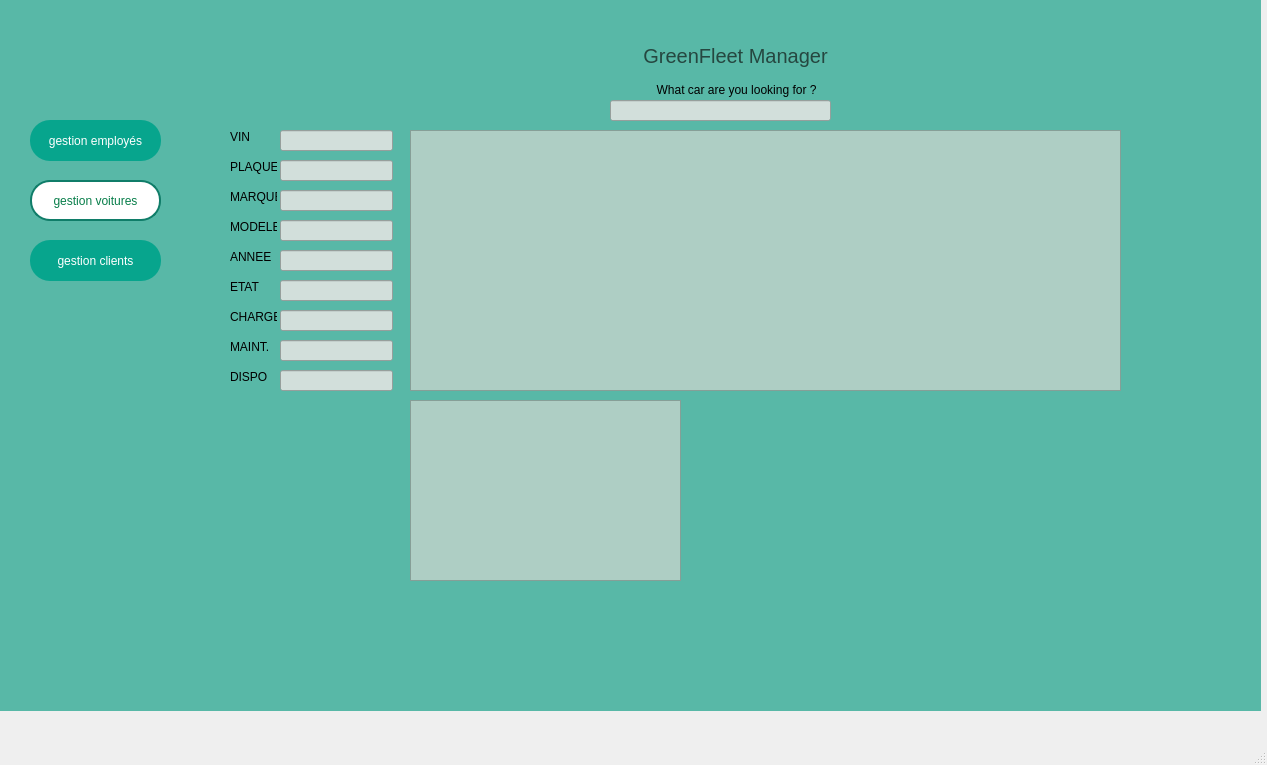
<?xml version="1.0" encoding="UTF-8"?>
<ui version="4.0">
 <class>GestionVehiculesElectriques</class>
 <widget class="QMainWindow" name="GestionVehiculesElectriques">
  <property name="geometry">
   <rect>
    <x>0</x>
    <y>0</y>
    <width>1267</width>
    <height>765</height>
   </rect>
  </property>
  <property name="windowTitle">
   <string>GestionVehiculesElectriques</string>
  </property>
  <property name="autoFillBackground">
   <bool>false</bool>
  </property>
  <property name="styleSheet">
   <string notr="true"/>
  </property>
  <widget class="QWidget" name="centralwidget">
   <widget class="QTableView" name="TableVehiculesElectriques">
    <property name="geometry">
     <rect>
      <x>410</x>
      <y>130</y>
      <width>711</width>
      <height>261</height>
     </rect>
    </property>
    <property name="styleSheet">
     <string notr="true">background-color:rgb(174, 206, 196);</string>
    </property>
   </widget>
   <widget class="QLabel" name="label">
    <property name="geometry">
     <rect>
      <x>230</x>
      <y>130</y>
      <width>47</width>
      <height>14</height>
     </rect>
    </property>
    <property name="text">
     <string>VIN</string>
    </property>
   </widget>
   <widget class="QLabel" name="label_2">
    <property name="geometry">
     <rect>
      <x>230</x>
      <y>160</y>
      <width>47</width>
      <height>14</height>
     </rect>
    </property>
    <property name="text">
     <string>PLAQUE</string>
    </property>
   </widget>
   <widget class="QLabel" name="label_3">
    <property name="geometry">
     <rect>
      <x>230</x>
      <y>190</y>
      <width>47</width>
      <height>14</height>
     </rect>
    </property>
    <property name="text">
     <string>MARQUE</string>
    </property>
   </widget>
   <widget class="QLabel" name="label_4">
    <property name="geometry">
     <rect>
      <x>230</x>
      <y>220</y>
      <width>47</width>
      <height>14</height>
     </rect>
    </property>
    <property name="text">
     <string>MODELE</string>
    </property>
   </widget>
   <widget class="QLabel" name="label_5">
    <property name="geometry">
     <rect>
      <x>230</x>
      <y>280</y>
      <width>47</width>
      <height>14</height>
     </rect>
    </property>
    <property name="text">
     <string>ETAT</string>
    </property>
   </widget>
   <widget class="QLabel" name="label_6">
    <property name="geometry">
     <rect>
      <x>230</x>
      <y>250</y>
      <width>47</width>
      <height>14</height>
     </rect>
    </property>
    <property name="text">
     <string>ANNEE</string>
    </property>
   </widget>
   <widget class="QLabel" name="label_7">
    <property name="geometry">
     <rect>
      <x>230</x>
      <y>310</y>
      <width>47</width>
      <height>14</height>
     </rect>
    </property>
    <property name="text">
     <string>CHARGE</string>
    </property>
   </widget>
   <widget class="QLabel" name="label_8">
    <property name="geometry">
     <rect>
      <x>230</x>
      <y>370</y>
      <width>47</width>
      <height>14</height>
     </rect>
    </property>
    <property name="text">
     <string>DISPO</string>
    </property>
   </widget>
   <widget class="QLabel" name="label_9">
    <property name="geometry">
     <rect>
      <x>230</x>
      <y>340</y>
      <width>47</width>
      <height>14</height>
     </rect>
    </property>
    <property name="text">
     <string>MAINT.</string>
    </property>
   </widget>
   <widget class="QPushButton" name="AjouterVoitureBouton">
    <property name="geometry">
     <rect>
      <x>1129</x>
      <y>130</y>
      <width>61</width>
      <height>51</height>
     </rect>
    </property>
    <property name="styleSheet">
     <string notr="true">border-radius:15px;
background-color: qlineargradient(spread:pad, x1:0, y1:0, x2:1, y2:1, stop:0 rgba(0, 0, 0, 0), stop:1 rgba(255, 255, 255, 0));</string>
    </property>
    <property name="text">
     <string/>
    </property>
    <property name="icon">
     <iconset resource="resources.qrc">
      <normaloff>:/pics/BG/green-add-button-12023.png</normaloff>:/pics/BG/green-add-button-12023.png</iconset>
    </property>
    <property name="iconSize">
     <size>
      <width>36</width>
      <height>36</height>
     </size>
    </property>
   </widget>
   <widget class="QPushButton" name="SupprimerVoitureBouton">
    <property name="geometry">
     <rect>
      <x>1130</x>
      <y>250</y>
      <width>61</width>
      <height>51</height>
     </rect>
    </property>
    <property name="styleSheet">
     <string>border-radius:15px;
background-color: qlineargradient(spread:pad, x1:0, y1:0, x2:1, y2:1, stop:0 rgba(0, 0, 0, 0), stop:1 rgba(255, 255, 255, 0));</string>
    </property>
    <property name="text">
     <string/>
    </property>
    <property name="icon">
     <iconset resource="resources.qrc">
      <normaloff>:/pics/BG/trash-bin-red-circle-button-20567 (1).png</normaloff>:/pics/BG/trash-bin-red-circle-button-20567 (1).png</iconset>
    </property>
    <property name="iconSize">
     <size>
      <width>36</width>
      <height>36</height>
     </size>
    </property>
   </widget>
   <widget class="QPushButton" name="ModifierVoitureBouton">
    <property name="geometry">
     <rect>
      <x>1130</x>
      <y>190</y>
      <width>61</width>
      <height>51</height>
     </rect>
    </property>
    <property name="styleSheet">
     <string>border-radius:15px;
background-color: qlineargradient(spread:pad, x1:0, y1:0, x2:1, y2:1, stop:0 rgba(0, 0, 0, 0), stop:1 rgba(255, 255, 255, 0));</string>
    </property>
    <property name="text">
     <string/>
    </property>
    <property name="icon">
     <iconset resource="resources.qrc">
      <normaloff>:/pics/BG/reload-circle-blue-button-20583.png</normaloff>:/pics/BG/reload-circle-blue-button-20583.png</iconset>
    </property>
    <property name="iconSize">
     <size>
      <width>36</width>
      <height>36</height>
     </size>
    </property>
   </widget>
   <widget class="QPushButton" name="TrierParAnneeBouton">
    <property name="geometry">
     <rect>
      <x>1010</x>
      <y>400</y>
      <width>51</width>
      <height>41</height>
     </rect>
    </property>
    <property name="styleSheet">
     <string>border-radius:15px;
background-color: qlineargradient(spread:pad, x1:0, y1:0, x2:1, y2:1, stop:0 rgba(0, 0, 0, 0), stop:1 rgba(255, 255, 255, 0));</string>
    </property>
    <property name="text">
     <string/>
    </property>
    <property name="icon">
     <iconset resource="resources.qrc">
      <normaloff>:/pics/BG/order-numerical-6597.png</normaloff>:/pics/BG/order-numerical-6597.png</iconset>
    </property>
    <property name="iconSize">
     <size>
      <width>32</width>
      <height>32</height>
     </size>
    </property>
   </widget>
   <widget class="QLineEdit" name="lineEdit">
    <property name="geometry">
     <rect>
      <x>280</x>
      <y>130</y>
      <width>113</width>
      <height>21</height>
     </rect>
    </property>
    <property name="styleSheet">
     <string notr="true">background-color:rgb(210, 223, 219);</string>
    </property>
   </widget>
   <widget class="QLineEdit" name="lineEdit_2">
    <property name="geometry">
     <rect>
      <x>280</x>
      <y>160</y>
      <width>113</width>
      <height>21</height>
     </rect>
    </property>
    <property name="styleSheet">
     <string notr="true">background-color:rgb(210, 223, 219);</string>
    </property>
   </widget>
   <widget class="QLineEdit" name="lineEdit_3">
    <property name="geometry">
     <rect>
      <x>280</x>
      <y>190</y>
      <width>113</width>
      <height>21</height>
     </rect>
    </property>
    <property name="styleSheet">
     <string notr="true">background-color:rgb(210, 223, 219);</string>
    </property>
   </widget>
   <widget class="QLineEdit" name="lineEdit_4">
    <property name="geometry">
     <rect>
      <x>280</x>
      <y>220</y>
      <width>113</width>
      <height>21</height>
     </rect>
    </property>
    <property name="styleSheet">
     <string notr="true">background-color:rgb(210, 223, 219);</string>
    </property>
   </widget>
   <widget class="QLineEdit" name="lineEdit_5">
    <property name="geometry">
     <rect>
      <x>280</x>
      <y>250</y>
      <width>113</width>
      <height>21</height>
     </rect>
    </property>
    <property name="styleSheet">
     <string notr="true">background-color:rgb(210, 223, 219);</string>
    </property>
   </widget>
   <widget class="QLineEdit" name="lineEdit_6">
    <property name="geometry">
     <rect>
      <x>280</x>
      <y>280</y>
      <width>113</width>
      <height>21</height>
     </rect>
    </property>
    <property name="styleSheet">
     <string notr="true">background-color:rgb(210, 223, 219);</string>
    </property>
   </widget>
   <widget class="QLineEdit" name="lineEdit_7">
    <property name="geometry">
     <rect>
      <x>280</x>
      <y>310</y>
      <width>113</width>
      <height>21</height>
     </rect>
    </property>
    <property name="styleSheet">
     <string notr="true">background-color:rgb(210, 223, 219);</string>
    </property>
   </widget>
   <widget class="QLineEdit" name="lineEdit_8">
    <property name="geometry">
     <rect>
      <x>280</x>
      <y>340</y>
      <width>113</width>
      <height>21</height>
     </rect>
    </property>
    <property name="styleSheet">
     <string notr="true">background-color:rgb(210, 223, 219);</string>
    </property>
   </widget>
   <widget class="QLineEdit" name="lineEdit_9">
    <property name="geometry">
     <rect>
      <x>280</x>
      <y>370</y>
      <width>113</width>
      <height>21</height>
     </rect>
    </property>
    <property name="styleSheet">
     <string notr="true">background-color:rgb(210, 223, 219);</string>
    </property>
   </widget>
   <widget class="QPushButton" name="TriVINAlphabetiqueBouton">
    <property name="geometry">
     <rect>
      <x>950</x>
      <y>400</y>
      <width>51</width>
      <height>41</height>
     </rect>
    </property>
    <property name="styleSheet">
     <string notr="true">border-radius:15px;
background-color: qlineargradient(spread:pad, x1:0, y1:0, x2:1, y2:1, stop:0 rgba(0, 0, 0, 0), stop:1 rgba(255, 255, 255, 0));</string>
    </property>
    <property name="text">
     <string/>
    </property>
    <property name="icon">
     <iconset resource="resources.qrc">
      <normaloff>:/pics/BG/order-alphabetically-6590.png</normaloff>:/pics/BG/order-alphabetically-6590.png</iconset>
    </property>
    <property name="iconSize">
     <size>
      <width>32</width>
      <height>32</height>
     </size>
    </property>
   </widget>
   <widget class="QPushButton" name="RechercherParMarqueBouton">
    <property name="geometry">
     <rect>
      <x>840</x>
      <y>70</y>
      <width>71</width>
      <height>61</height>
     </rect>
    </property>
    <property name="styleSheet">
     <string>border-radius:15px;
background-color: qlineargradient(spread:pad, x1:0, y1:0, x2:1, y2:1, stop:0 rgba(0, 0, 0, 0), stop:1 rgba(255, 255, 255, 0));</string>
    </property>
    <property name="text">
     <string/>
    </property>
    <property name="icon">
     <iconset resource="resources.qrc">
      <normaloff>:/pics/BG/car-search-12825.png</normaloff>:/pics/BG/car-search-12825.png</iconset>
    </property>
    <property name="iconSize">
     <size>
      <width>48</width>
      <height>48</height>
     </size>
    </property>
   </widget>
   <widget class="QLineEdit" name="lineEditRechercheMarque">
    <property name="geometry">
     <rect>
      <x>610</x>
      <y>100</y>
      <width>221</width>
      <height>21</height>
     </rect>
    </property>
    <property name="styleSheet">
     <string notr="true">background-color:rgb(210, 223, 219);</string>
    </property>
   </widget>
   <widget class="QPushButton" name="BoutonExportPDF">
    <property name="geometry">
     <rect>
      <x>1030</x>
      <y>450</y>
      <width>91</width>
      <height>71</height>
     </rect>
    </property>
    <property name="styleSheet">
     <string notr="true">border-radius:15px;
background-color: qlineargradient(spread:pad, x1:0, y1:0, x2:1, y2:1, stop:0 rgba(0, 0, 0, 0), stop:1 rgba(255, 255, 255, 0));</string>
    </property>
    <property name="text">
     <string/>
    </property>
    <property name="icon">
     <iconset resource="resources.qrc">
      <normaloff>:/pics/BG/pdf-download-3395.png</normaloff>:/pics/BG/pdf-download-3395.png</iconset>
    </property>
    <property name="iconSize">
     <size>
      <width>48</width>
      <height>48</height>
     </size>
    </property>
   </widget>
   <widget class="QPushButton" name="ShowMakeStatisticsButton">
    <property name="geometry">
     <rect>
      <x>710</x>
      <y>460</y>
      <width>81</width>
      <height>51</height>
     </rect>
    </property>
    <property name="styleSheet">
     <string notr="true">border-radius:15px;
background-color: qlineargradient(spread:pad, x1:0, y1:0, x2:1, y2:1, stop:0 rgba(0, 0, 0, 0), stop:1 rgba(255, 255, 255, 0));</string>
    </property>
    <property name="text">
     <string/>
    </property>
    <property name="icon">
     <iconset resource="resources.qrc">
      <normaloff>:/pics/BG/pie-chart-5755.png</normaloff>:/pics/BG/pie-chart-5755.png</iconset>
    </property>
    <property name="iconSize">
     <size>
      <width>36</width>
      <height>36</height>
     </size>
    </property>
   </widget>
   <widget class="QPushButton" name="KMeansClusteringButton">
    <property name="geometry">
     <rect>
      <x>710</x>
      <y>400</y>
      <width>80</width>
      <height>51</height>
     </rect>
    </property>
    <property name="styleSheet">
     <string notr="true">border-radius:15px;
background-color: qlineargradient(spread:pad, x1:0, y1:0, x2:1, y2:1, stop:0 rgba(0, 0, 0, 0), stop:1 rgba(255, 255, 255, 0));</string>
    </property>
    <property name="text">
     <string/>
    </property>
    <property name="icon">
     <iconset resource="resources.qrc">
      <normaloff>:/pics/BG/ai-chip-14067.png</normaloff>:/pics/BG/ai-chip-14067.png</iconset>
    </property>
    <property name="iconSize">
     <size>
      <width>36</width>
      <height>36</height>
     </size>
    </property>
   </widget>
   <widget class="QPushButton" name="AfficherDisponiblesButton">
    <property name="geometry">
     <rect>
      <x>1070</x>
      <y>400</y>
      <width>51</width>
      <height>41</height>
     </rect>
    </property>
    <property name="styleSheet">
     <string>border-radius:15px;
background-color: qlineargradient(spread:pad, x1:0, y1:0, x2:1, y2:1, stop:0 rgba(0, 0, 0, 0), stop:1 rgba(255, 255, 255, 0));</string>
    </property>
    <property name="text">
     <string/>
    </property>
    <property name="icon">
     <iconset resource="resources.qrc">
      <normaloff>:/pics/BG/black-steering-wheel-and-car-driver-hands-17665.png</normaloff>:/pics/BG/black-steering-wheel-and-car-driver-hands-17665.png</iconset>
    </property>
    <property name="iconSize">
     <size>
      <width>32</width>
      <height>32</height>
     </size>
    </property>
   </widget>
   <widget class="QGraphicsView" name="graphicsView">
    <property name="geometry">
     <rect>
      <x>410</x>
      <y>400</y>
      <width>271</width>
      <height>181</height>
     </rect>
    </property>
    <property name="styleSheet">
     <string notr="true">background-color:rgb(174, 206, 196);</string>
    </property>
   </widget>
   <widget class="QLabel" name="TitreBarreRechercheMarque">
    <property name="geometry">
     <rect>
      <x>620</x>
      <y>80</y>
      <width>221</width>
      <height>20</height>
     </rect>
    </property>
    <property name="text">
     <string>           What car are you looking for ?</string>
    </property>
   </widget>
   <widget class="QPushButton" name="LogoButton">
    <property name="geometry">
     <rect>
      <x>240</x>
      <y>40</y>
      <width>81</width>
      <height>71</height>
     </rect>
    </property>
    <property name="styleSheet">
     <string notr="true">border-radius:15px;
background-color: qlineargradient(spread:pad, x1:0, y1:0, x2:1, y2:1, stop:0 rgba(0, 0, 0, 0), stop:1 rgba(255, 255, 255, 0));</string>
    </property>
    <property name="text">
     <string/>
    </property>
    <property name="icon">
     <iconset>
      <normaloff>../../../Downloads/386892247_911612667202869_3435936638419392784_n.png</normaloff>../../../Downloads/386892247_911612667202869_3435936638419392784_n.png</iconset>
    </property>
    <property name="iconSize">
     <size>
      <width>100</width>
      <height>100</height>
     </size>
    </property>
   </widget>
   <widget class="QLabel" name="label_10">
    <property name="geometry">
     <rect>
      <x>550</x>
      <y>40</y>
      <width>371</width>
      <height>31</height>
     </rect>
    </property>
    <property name="styleSheet">
     <string notr="true">color:rgb(37, 71, 64);
font-size:20px;</string>
    </property>
    <property name="text">
     <string>GreenFleet Manager</string>
    </property>
    <property name="alignment">
     <set>Qt::AlignCenter</set>
    </property>
   </widget>
   <widget class="QPushButton" name="gestion_employes_2">
    <property name="geometry">
     <rect>
      <x>30</x>
      <y>120</y>
      <width>131</width>
      <height>41</height>
     </rect>
    </property>
    <property name="styleSheet">
     <string notr="true">border-radius: 20px;
font: 7pt &quot;MS Shell Dlg 2&quot;;

color: rgb(255, 255, 255);
background-color: rgb(7, 165, 141);
</string>
    </property>
    <property name="text">
     <string>gestion employés</string>
    </property>
   </widget>
   <widget class="QPushButton" name="gestion_voitures">
    <property name="geometry">
     <rect>
      <x>30</x>
      <y>180</y>
      <width>131</width>
      <height>41</height>
     </rect>
    </property>
    <property name="styleSheet">
     <string notr="true">border-radius: 20px;
font: 7pt &quot;MS Shell Dlg 2&quot;;
color: rgb(7, 125, 73);
background-color: rgb(255, 255, 255);
border: 2px solid #107D69;
</string>
    </property>
    <property name="text">
     <string>gestion voitures</string>
    </property>
   </widget>
   <widget class="QLabel" name="label_11">
    <property name="geometry">
     <rect>
      <x>0</x>
      <y>0</y>
      <width>1261</width>
      <height>711</height>
     </rect>
    </property>
    <property name="styleSheet">
     <string notr="true">background-color: rgb(88, 184, 167);</string>
    </property>
    <property name="text">
     <string/>
    </property>
    <property name="pixmap">
     <pixmap resource="resources.qrc">:/pics/BG/Rectangle 83.png</pixmap>
    </property>
   </widget>
   <widget class="QPushButton" name="pushButton_5">
    <property name="geometry">
     <rect>
      <x>40</x>
      <y>30</y>
      <width>61</width>
      <height>61</height>
     </rect>
    </property>
    <property name="styleSheet">
     <string notr="true">background-color: qlineargradient(spread:pad, x1:0, y1:0, x2:1, y2:1, stop:0.0478261 rgba(0, 0, 0, 0), stop:1 rgba(255, 255, 255, 0));
border-radius:15px;
</string>
    </property>
    <property name="text">
     <string/>
    </property>
    <property name="icon">
     <iconset resource="resources.qrc">
      <normaloff>:/pics/BG/logo final-modified-modified 1.png</normaloff>:/pics/BG/logo final-modified-modified 1.png</iconset>
    </property>
    <property name="iconSize">
     <size>
      <width>100</width>
      <height>100</height>
     </size>
    </property>
   </widget>
   <widget class="QPushButton" name="gestion_client_3">
    <property name="geometry">
     <rect>
      <x>30</x>
      <y>240</y>
      <width>131</width>
      <height>41</height>
     </rect>
    </property>
    <property name="styleSheet">
     <string notr="true">border-radius: 20px;
font: 7pt &quot;MS Shell Dlg 2&quot;;

color: rgb(255, 255, 255);
background-color: rgb(7, 165, 141);
</string>
    </property>
    <property name="text">
     <string>gestion clients</string>
    </property>
   </widget>
   <zorder>label_11</zorder>
   <zorder>TableVehiculesElectriques</zorder>
   <zorder>label</zorder>
   <zorder>label_2</zorder>
   <zorder>label_3</zorder>
   <zorder>label_4</zorder>
   <zorder>label_5</zorder>
   <zorder>label_6</zorder>
   <zorder>label_7</zorder>
   <zorder>label_8</zorder>
   <zorder>label_9</zorder>
   <zorder>AjouterVoitureBouton</zorder>
   <zorder>SupprimerVoitureBouton</zorder>
   <zorder>ModifierVoitureBouton</zorder>
   <zorder>TrierParAnneeBouton</zorder>
   <zorder>lineEdit</zorder>
   <zorder>lineEdit_2</zorder>
   <zorder>lineEdit_3</zorder>
   <zorder>lineEdit_4</zorder>
   <zorder>lineEdit_5</zorder>
   <zorder>lineEdit_6</zorder>
   <zorder>lineEdit_7</zorder>
   <zorder>lineEdit_8</zorder>
   <zorder>lineEdit_9</zorder>
   <zorder>TriVINAlphabetiqueBouton</zorder>
   <zorder>RechercherParMarqueBouton</zorder>
   <zorder>lineEditRechercheMarque</zorder>
   <zorder>BoutonExportPDF</zorder>
   <zorder>ShowMakeStatisticsButton</zorder>
   <zorder>KMeansClusteringButton</zorder>
   <zorder>AfficherDisponiblesButton</zorder>
   <zorder>graphicsView</zorder>
   <zorder>TitreBarreRechercheMarque</zorder>
   <zorder>LogoButton</zorder>
   <zorder>label_10</zorder>
   <zorder>gestion_employes_2</zorder>
   <zorder>gestion_voitures</zorder>
   <zorder>pushButton_5</zorder>
   <zorder>gestion_client_3</zorder>
  </widget>
  <widget class="QStatusBar" name="statusbar"/>
 </widget>
 <resources>
  <include location="resources.qrc"/>
 </resources>
 <connections/>
</ui>
